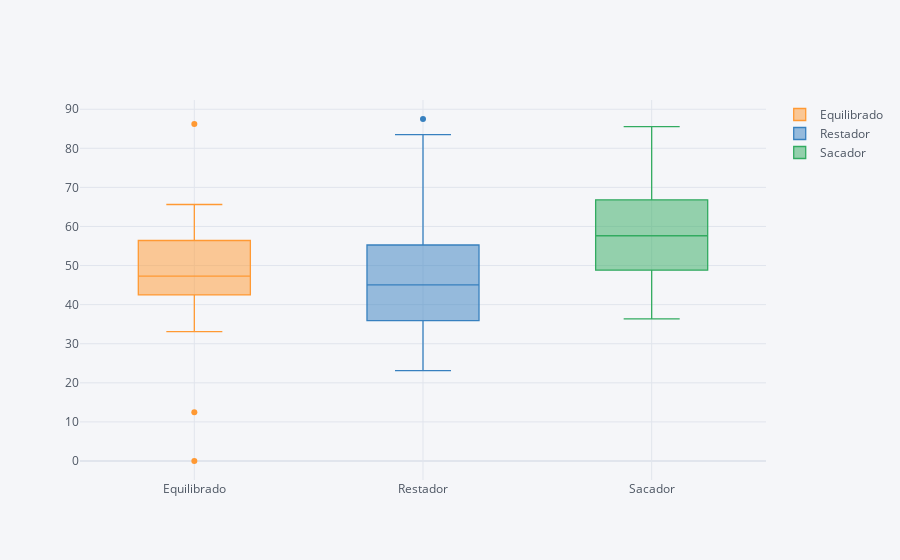

Here is the notebook cell this chart was saved with:
### Markdown cell above
### Representación gráfica Box plot:

- Insights:


  - 1.El perfil de jugador más eficaz es el de Sacador, con una media de victorias superior al 57%, cifra notablemente superior al de los otros dos estilos de juego (Equilibrado=48% y Restador=45%)

  - 2. Podemos identificar valores outliers, correspondientes a jugadores con un muy bajo porcentaje de victorias, por lo que podemos filtrar nuestra busqueda.

CONCLUSION: INTUIMOS QUE PUEDE EXISTIR CIERTA CORRELACIÓN ENTRE AQUELLOS JUGADORES QUE DISPONEN DE UN BUEN SERVICIO Y EL % DE VICTORIAS

### Code cell
tdf_2012[['Perfil jugador','% de Victorias ']].pivot(columns='Perfil jugador',values='% de Victorias ').iplot(kind='box',boxpoints='outliers')

### Figure 1 — Plotly figure (JSON) as saved in the notebook; plotly's stock layout.template omitted (floating-point values rounded to 4 significant figures)
{"data": [{"boxpoints": "outliers", "line": {"width": 1.3}, "marker": {"color": "rgba(255, 153, 51, 1.0)"}, "name": "Equilibrado", "orientation": "v", "type": "box", "y": [86.21, null, null, null, null, null, null, null, null, 65.63, null, null, null, null, null, 63.24, null, null, null, null, null, null, 58.46, 59.26, 61.11, null, 46.94, 44.44, 55.88, 47.06, null, 55.1, 50, null, null, null, null, null, null, null, null, null, null, null, 54.84, null, null, 47.22, null, null, 49.06, null, 40.43, null, 47.4, 40, null, null, null, null, null, null, null, 46, 44.4, null, null, null, null, null, 56.41, null, null, 42.4, null, 42.5, null, null, null, 12.5, 0, null, 33.1, null, null]}, {"boxpoints": "outliers", "line": {"width": 1.3}, "marker": {"color": "rgba(55, 128, 191, 1.0)"}, "name": "Restador", "orientation": "v", "type": "box", "y": [null, null, null, 87.5, 83.52, null, null, null, null, null, null, 67.24, null, null, null, null, null, null, 67.27, null, null, null, null, null, null, null, null, null, null, null, null, null, null, null, null, null, null, null, null, 49.06, 39.58, null, 51.06, 47.83, null, null, null, null, 45.5, null, null, 35.9, null, 50, null, null, 38.24, null, 44.64, null, null, null, null, null, null, null, 23.1, 55.26, 34.38, 30.3, null, 42.5, null, null, null, null, null, 31.1, 66.7, null, null, 40, null, 33.3, null]}, {"boxpoints": "outliers", "line": {"width": 1.3}, "marker": {"color": "rgba(50, 171, 96, 1.0)"}, "name": "Sacador", "orientation": "v", "type": "box", "y": [null, 85.54, 77.78, null, null, 72.62, 79.27, 66.67, 68.8, null, 70.73, null, 69.23, 68.18, 67.24, null, 63.64, 57.63, null, 63.64, 65.96, 59.68, null, null, null, 65.63, null, null, null, null, 54.55, null, null, 54, 58.33, 53.57, 48.21, 58.97, 49.06, null, null, 48.39, null, null, null, 50, 55.81, null, null, 38.24, null, null, null, null, null, null, null, 46.67, null, 51.16, 48.94, 38.1, 51.35, null, null, 65.52, null, null, null, null, null, null, 48.48, null, 36.36, null, 47.06, null, null, null, null, null, null, null, 40.1]}], "layout": {"legend": {"bgcolor": "#F5F6F9", "font": {"color": "#4D5663"}}, "paper_bgcolor": "#F5F6F9", "plot_bgcolor": "#F5F6F9", "title": {"font": {"color": "#4D5663"}}, "xaxis": {"gridcolor": "#E1E5ED", "showgrid": true, "tickfont": {"color": "#4D5663"}, "title": {"font": {"color": "#4D5663"}, "text": ""}, "zerolinecolor": "#E1E5ED"}, "yaxis": {"gridcolor": "#E1E5ED", "showgrid": true, "tickfont": {"color": "#4D5663"}, "title": {"font": {"color": "#4D5663"}, "text": ""}, "zerolinecolor": "#E1E5ED"}}}
